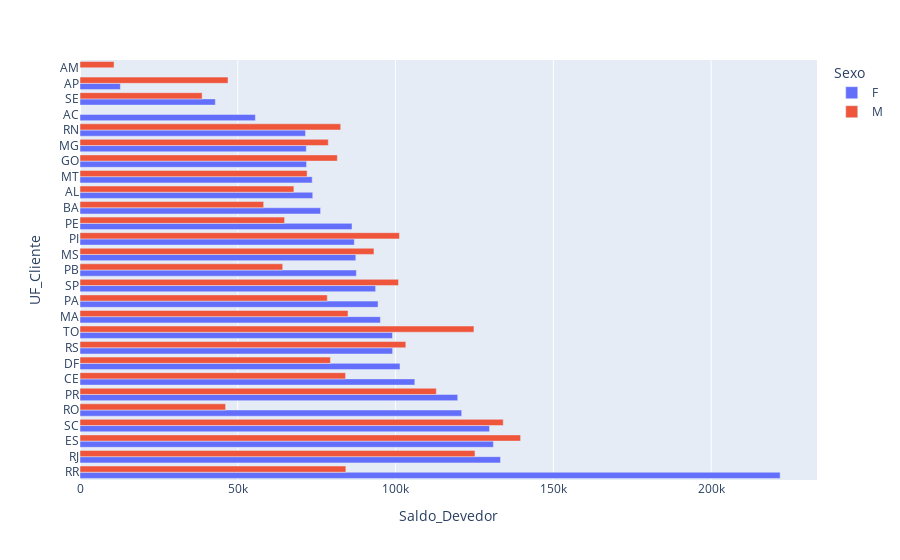

The code cell stored with this chart in its notebook:
### Code cell
#inverter as posições dos eixos, se não sairá em branco
px.bar(df_agrupado_UF_Genero, x='Saldo_Devedor', y='UF_Cliente', color='Sexo', barmode = 'group', orientation = 'h')

### Figure 1 — Plotly figure (JSON) as saved in the notebook; plotly's stock layout.template omitted (floating-point values rounded to 4 significant figures)
{"data": [{"alignmentgroup": "True", "hovertemplate": "Sexo=F<br>Saldo_Devedor=%{x}<br>UF_Cliente=%{y}<extra></extra>", "legendgroup": "F", "marker": {"color": "#636efa", "pattern": {"shape": ""}}, "name": "F", "offsetgroup": "F", "orientation": "h", "showlegend": true, "textposition": "auto", "type": "bar", "x": [221900.0, 133300.0, 131000.0, 129800.0, 121000.0, 119700.0, 106100.0, 101400.0, 99070.0, 99020.0, 95190.0, 94450.0, 93690.0, 87580.0, 87400.0, 86940.0, 86200.0, 76250.0, 73760.0, 73590.0, 71790.0, 71700.0, 71470.0, 55580.0, 42890.0, 12790.0], "xaxis": "x", "y": ["RR", "RJ", "ES", "SC", "RO", "PR", "CE", "DF", "RS", "TO", "MA", "PA", "SP", "PB", "MS", "PI", "PE", "BA", "AL", "MT", "GO", "MG", "RN", "AC", "SE", "AP"], "yaxis": "y"}, {"alignmentgroup": "True", "hovertemplate": "Sexo=M<br>Saldo_Devedor=%{x}<br>UF_Cliente=%{y}<extra></extra>", "legendgroup": "M", "marker": {"color": "#EF553B", "pattern": {"shape": ""}}, "name": "M", "offsetgroup": "M", "orientation": "h", "showlegend": true, "textposition": "auto", "type": "bar", "x": [139600.0, 134100.0, 125200.0, 124800.0, 112900.0, 103300.0, 101200.0, 100900.0, 93150.0, 84930.0, 84260.0, 84160.0, 82620.0, 81560.0, 79370.0, 78680.0, 78370.0, 71970.0, 67790.0, 64830.0, 64240.0, 58210.0, 46900.0, 46150.0, 38700.0, 10790.0], "xaxis": "x", "y": ["ES", "SC", "RJ", "TO", "PR", "RS", "PI", "SP", "MS", "MA", "RR", "CE", "RN", "GO", "DF", "MG", "PA", "MT", "AL", "PE", "PB", "BA", "AP", "RO", "SE", "AM"], "yaxis": "y"}], "layout": {"autosize": true, "barmode": "group", "legend": {"title": {"text": "Sexo"}, "tracegroupgap": 0}, "margin": {"t": 60}, "xaxis": {"anchor": "y", "autorange": true, "domain": [0, 1], "range": [0, 233600.0], "title": {"text": "Saldo_Devedor"}, "type": "linear"}, "yaxis": {"anchor": "x", "autorange": true, "domain": [0, 1], "range": [-0.5, 26.5], "title": {"text": "UF_Cliente"}, "type": "category"}}}
